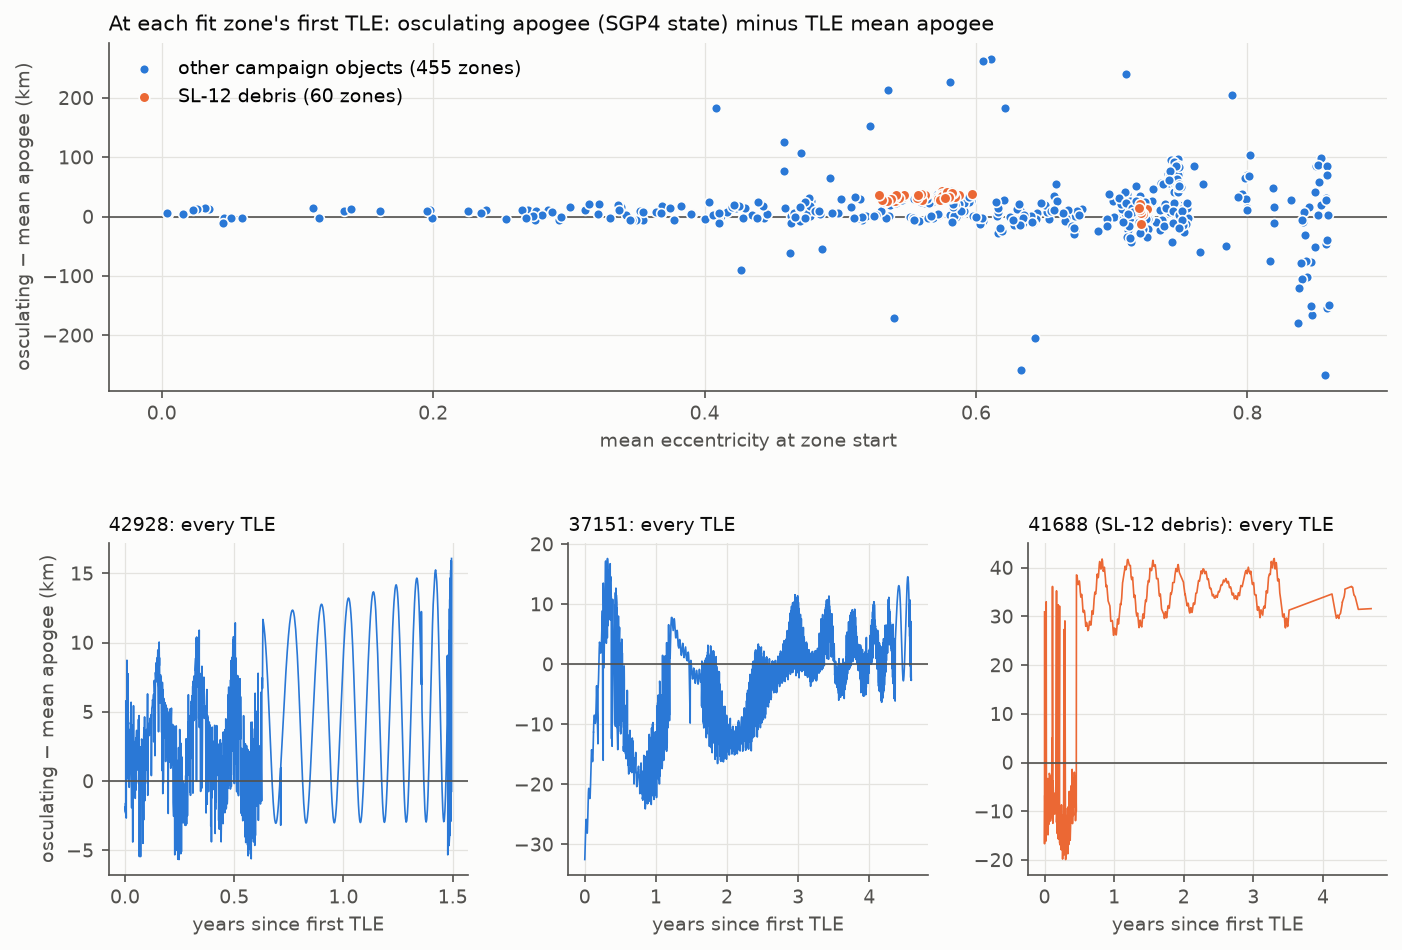

Here is the Python script that generated this plot:
"""TLE osculating vs mean apogee for the 97-object campaign (2026-10-12).

OREM's fit compares the model's osculating apogee (propagated from an SGP4-osculating zone-start state) with the
TLEs' mean apogee. This measures how far apart those two quantities are in the TLE data itself:
  mean apogee       a_mean(1 + e_mean) - R,  a_mean from the TLE mean motion (Kozai n, as tle_evolve does)
  osculating apogee a(1 + e) - R from the SGP4 state at the TLE's own epoch
for every TLE of every campaign object, and separately at each zone's first TLE (the fit's starting point).
Outputs: osc_vs_mean_apogee_objects.csv, osc_vs_mean_apogee_zones.csv, osc_vs_mean_apogee.png."""
import math
import sys
from pathlib import Path

import matplotlib
matplotlib.use('Agg')
import matplotlib.pyplot as plt  # noqa: E402
import numpy as np  # noqa: E402
import pandas as pd  # noqa: E402
from sgp4.api import Satrec, WGS72  # noqa: E402

HERE = Path(__file__).parent
sys.path.insert(0, str(HERE))
from tle_lines import tle_pairs  # noqa: E402

MU, RE = 398600.4415, 6378.1363          # OREM input/const_new.dat
SL12 = {41679, 41686, 41688, 41695, 44482, 44555, 45493, 45494, 45495, 45499, 43685, 44892}
BLUE, ORANGE = '#2a78d6', '#eb6834'      # reference palette slots 1-2 (light)
INK, INK2, GRID = '#0b0b0b', '#52514e', '#e4e3df'


def tle_rows(norad):
    path = HERE.parent / 'input' / f'example_{norad}.tle.txt'
    if not path.exists():
        return None
    rows = []
    for _, l1, l2 in tle_pairs(path.read_text(encoding='utf-8', errors='replace').splitlines()):
        s = Satrec.twoline2rv(l1, l2, WGS72)
        err, r, v = s.sgp4(s.jdsatepoch, s.jdsatepochF)
        if err:
            continue
        r, v = np.array(r), np.array(v)
        rn, vn = np.linalg.norm(r), np.linalg.norm(v)
        a_osc = 1.0 / (2.0 / rn - vn * vn / MU)
        h = np.cross(r, v)
        e_osc = math.sqrt(max(0.0, 1.0 - np.dot(h, h) / (MU * a_osc)))
        n = s.no_kozai / 60.0                 # rad/s
        a_mean = (MU / n ** 2) ** (1.0 / 3.0)
        rows.append(dict(jd=s.jdsatepoch + s.jdsatepochF, e_mean=s.ecco,
                         ha_mean=a_mean * (1 + s.ecco) - RE, ha_osc=a_osc * (1 + e_osc) - RE,
                         hp_mean=a_mean * (1 - s.ecco) - RE, hp_osc=a_osc * (1 - e_osc) - RE))
    if not rows:
        return None
    d = pd.DataFrame(rows).sort_values('jd').reset_index(drop=True)
    d['d_ha'] = d.ha_osc - d.ha_mean
    d['d_hp'] = d.hp_osc - d.hp_mean
    return d


def main():
    camp = pd.read_csv(HERE / 'rpe_campaign.csv', skipinitialspace=True)
    camp = camp[pd.to_numeric(camp.zone, errors='coerce').notna()].copy()
    camp['zepoch'] = pd.to_numeric(camp.zepoch)
    objs, zones, series = [], [], {}
    for norad in sorted(camp.norad.unique()):
        d = tle_rows(norad)
        if d is None:
            continue
        series[norad] = d
        objs.append(dict(norad=norad, sl12=norad in SL12, n_tle=len(d), e_median=d.e_mean.median(),
                         d_ha_median=d.d_ha.median(), d_ha_p10=d.d_ha.quantile(0.1), d_ha_p90=d.d_ha.quantile(0.9),
                         d_hp_median=d.d_hp.median()))
        for _, z in camp[camp.norad == norad].iterrows():
            k = (d.jd - z.zepoch).abs().idxmin()
            if abs(d.jd[k] - z.zepoch) < 0.01:
                zones.append(dict(norad=norad, zone=int(z.zone), sl12=norad in SL12, e_mean=d.e_mean[k],
                                  hp_mean=d.hp_mean[k], d_ha=d.d_ha[k], d_hp=d.d_hp[k]))
    o, z = pd.DataFrame(objs), pd.DataFrame(zones)
    o.round(3).to_csv(HERE / 'osc_vs_mean_apogee_objects.csv', index=False)
    z.round(3).to_csv(HERE / 'osc_vs_mean_apogee_zones.csv', index=False)

    print(f'{len(o)} objects, {int(o.n_tle.sum())} TLEs, {len(z)} zone-start TLEs')
    for lab, sel in (('all', z), ('SL-12', z[z.sl12]), ('other', z[~z.sl12])):
        a = sel.d_ha
        print(f'  zone starts, {lab:5s} n={len(sel):3d}: osc-mean apogee median {a.median():+6.1f} km, '
              f'|.| median {a.abs().median():5.1f}, p10 {a.quantile(.1):+6.1f}, p90 {a.quantile(.9):+6.1f}, '
              f'|.|>20 km {(a.abs() > 20).mean():.0%}')
    for lo, hi in ((0, 0.3), (0.3, 0.5), (0.5, 0.65), (0.65, 1)):
        s = z[(z.e_mean >= lo) & (z.e_mean < hi)].d_ha
        print(f'  e in [{lo:.2f},{hi:.2f}): n={len(s):3d}  |osc-mean apogee| median {s.abs().median():5.1f} km')

    # ---- figure: one panel per question, no shared/dual axes ----
    plt.rcParams.update({'font.size': 9, 'axes.edgecolor': INK2, 'axes.labelcolor': INK2,
                         'xtick.color': INK2, 'ytick.color': INK2, 'axes.titlecolor': INK})
    fig = plt.figure(figsize=(11, 7.2), facecolor='#fcfcfb')
    gs = fig.add_gridspec(2, 3, height_ratios=[1.05, 1], hspace=0.45, wspace=0.28)
    ax0 = fig.add_subplot(gs[0, :])
    other, sl = z[~z.sl12], z[z.sl12]
    ax0.scatter(other.e_mean, other.d_ha, s=22, color=BLUE, edgecolor='#fcfcfb', linewidth=0.8,
                label=f'other campaign objects ({len(other)} zones)', zorder=3)
    ax0.scatter(sl.e_mean, sl.d_ha, s=26, color=ORANGE, edgecolor='#fcfcfb', linewidth=0.8,
                label=f'SL-12 debris ({len(sl)} zones)', zorder=4)
    ax0.axhline(0, color=INK2, linewidth=0.8, zorder=2)
    ax0.set_xlabel('mean eccentricity at zone start')
    ax0.set_ylabel('osculating − mean apogee (km)')
    ax0.set_title('At each fit zone\'s first TLE: osculating apogee (SGP4 state) minus TLE mean apogee',
                  loc='left', fontsize=10)
    ax0.legend(frameon=False, loc='upper left')
    ax0.grid(True, color=GRID, linewidth=0.6)
    ax0.set_facecolor('#fcfcfb')
    for sp in ('top', 'right'):
        ax0.spines[sp].set_visible(False)

    for i, norad in enumerate((42928, 37151, 41688)):
        ax = fig.add_subplot(gs[1, i])
        d = series.get(norad)
        if d is None:
            continue
        t = (d.jd - d.jd.iloc[0]) / 365.25
        ax.plot(t, d.d_ha, color=ORANGE if norad in SL12 else BLUE, linewidth=0.8)
        ax.axhline(0, color=INK2, linewidth=0.8)
        ax.set_title(f'{norad}{" (SL-12 debris)" if norad in SL12 else ""}: every TLE', loc='left', fontsize=9)
        ax.set_xlabel('years since first TLE')
        if i == 0:
            ax.set_ylabel('osculating − mean apogee (km)')
        ax.grid(True, color=GRID, linewidth=0.6)
        ax.set_facecolor('#fcfcfb')
        for sp in ('top', 'right'):
            ax.spines[sp].set_visible(False)
    fig.savefig(HERE / 'osc_vs_mean_apogee.png', dpi=150, bbox_inches='tight', facecolor='#fcfcfb')
    print('wrote', HERE / 'osc_vs_mean_apogee.png')


if __name__ == '__main__':
    main()
